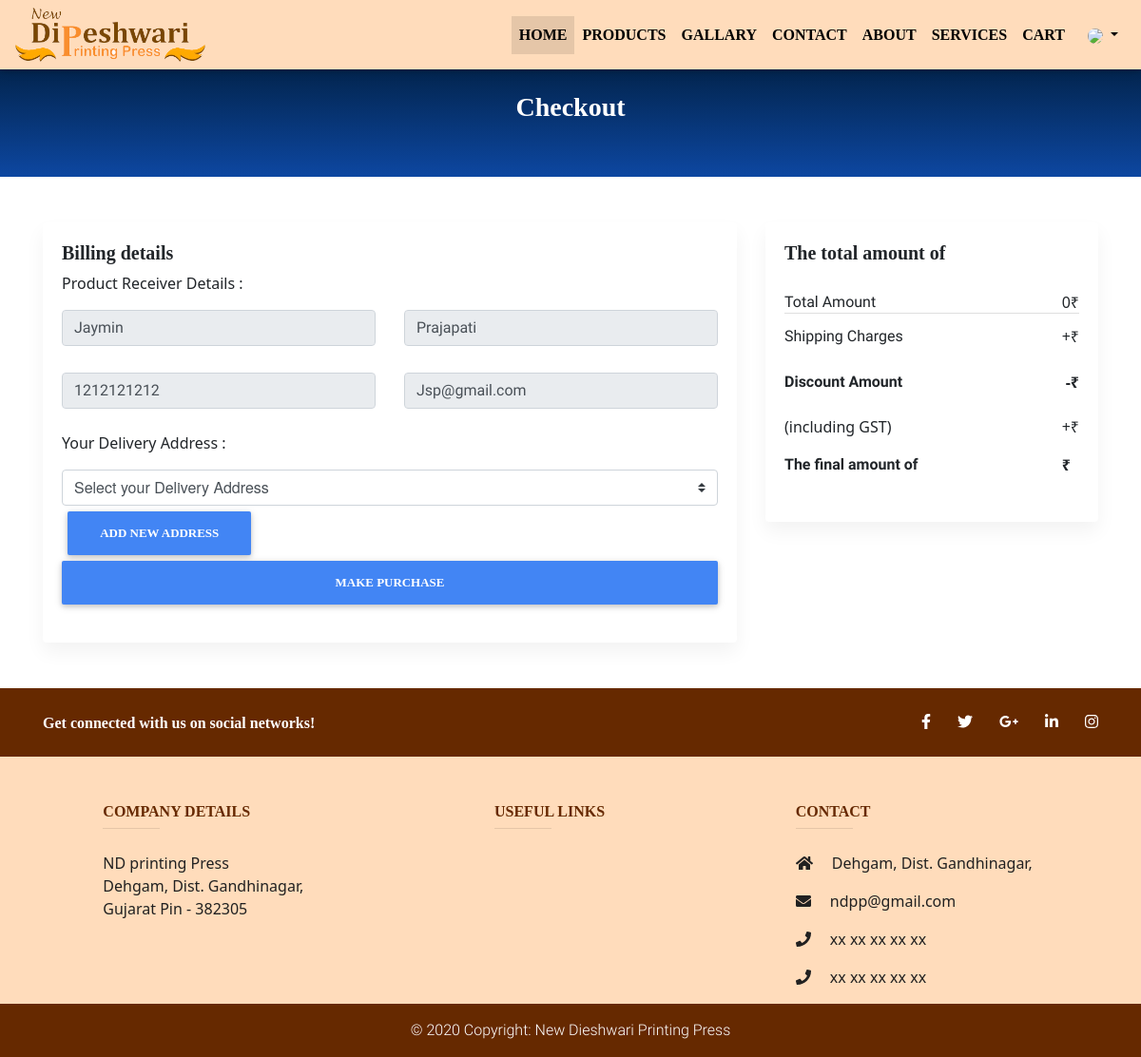
Screenshot of /checkout.php (signed in) with the database file from the repository.
### tables this page shows
CREATE TABLE `customer` (
  `customerId` int(10) NOT NULL,
  `firstName` varchar(50) DEFAULT NULL,
  `lastName` varchar(50) DEFAULT NULL,
  `email` varchar(50) DEFAULT NULL,
  `password` varchar(50) DEFAULT NULL,
  `contactNo` varchar(12) DEFAULT NULL,
  `activeStatus` int(2) DEFAULT NULL,
  `verified` int(2) DEFAULT NULL,
  `insertDate` date DEFAULT NULL,
  `updateDate` date DEFAULT NULL
);

### checkout.php (the view, shortened to what this page needs)
<?php
include "common/header.php";
include "common/database.php";
if(isset($_SESSION['pro_sku']))
{
  $product=array();
  $sku=$_SESSION['pro_sku'];
  $sql="select * from product where sku='$sku'";
  $res=mysqli_query($link,$sql);
  if(mysqli_num_rows($res)==1)
  {
    $product=mysqli_fetch_assoc($res);
    $catId=$product['categoryId'];
    $cat="select * from category where categoryId=$catId";
    $catRes=mysqli_query($link,$cat);
    $product['category']=mysqli_fetch_assoc($catRes)['name'];
    $taxId=$product['taxId'];
    $tax="select * from tax where taxId=$taxId";
    $taxRes=mysqli_query($link,$tax);
    $product['tax']=mysqli_fetch_assoc($taxRes)['taxPercentage'];
    $product['taxNum']=(substr($product['tax'],0,strlen($product['tax'])-1));
    $product['purchaseQty']=$_SESSION['pro_qty'];
    $product['taxAmount']=($product['discountPrice']*$product['taxNum'])/100;
    $product['totalTax']=$product['taxAmount']*$product['purchaseQty'];
    $product['totalAmount']=$product['discountPrice']*$product['purchaseQty'];
    $product['deliveryCharge']=100;
    $product['finalAmount']=$product['totalAmount']+$product['totalTax']+$product['deliveryCharge'];
    $product['savingAmount']=(($product['price']*$product['purchaseQty'])+((($product['price']*$product['taxNum'])/100)*$product['purchaseQty'])+$product['deliveryCharge'])-$product['finalAmount'];
  }
}
else if(isset($_SESSION['customer']))
{
  $product=$_SESSION['productCart'];
}
else
{
  header('location:index.php');
}
include "common/navigation.php";
?>
      <div class="d-flex align-items-center my-5 py-5 unique-color">
        <div class="container  text-center ">
          <h3 class="text-white">Checkout</h3>
        </div>
      </div>
<div class="container">
      <section class="mt-5 mb-4">
        <div class="row">
          <div class="col-lg-8 mb-4">
            <div class="card wish-list pb-1">
              <div class="card-body">
                <h5 class="mb-2">Billing details</h5>
<?php
if(!isset($_SESSION['customer']))
{
?>
<form id="RegisterPayment">
                <div class="form-row mb-1 mt-4">
    <div class="col">
        <input type="text" id="defaultRegisterFormFirstName" class="form-control mb-1" placeholder="First name" name="firstname">
        <span id="firstNameValidationMessage"></span>
    </div>
    <div class="col">
        <input type="text" id="defaultRegisterFormLastName" class="form-control mb-1" placeholder="Last name" name="lastname">
        <span id="lastNameValidationMessage"></span>
    </div>
</div>
<input type="email" name="username" id="defaultRegisterFormEmail" class="form-control mb-1 mt-4" placeholder="E-mail">
<span id="emailValidationMessage"></span>
<input type="password" name="password" id="defaultRegisterFormPassword" class="form-control mb-1 mt-4" placeholder="Password" aria-describedby="defaultRegisterFormPasswordHelpBlock">
<span id="passwordValidationMessage"></span>
                <div class="row">
      <div class="col-md-6">
        <input type="text" id="defaultLoginFormEmail" class="form-control mt-4 mb-1" name="housenumber" placeholder="House Number ">
    <span id="houseNumberMessage"></span>
      </div>
      <div class="col-md-6">
      <input type="text" id="defaultLoginFormEmail" class="form-control mt-4 mb-1" name="recidencename" placeholder="Recidence Name/ Apartment Name">
    <span id="recidenceNameMessage"></span>
      </div>
    </div>
    <div class="row">
      <div class="col-md-6">
      <input type="text" id="defaultLoginFormEmail" class="form-control mt-4 mb-1" name="streetname" placeholder="Street Name/ Society Name  ">
    <span id="streetNameMessage"></span>
      </div>
      <div class="col-md-6">
      <input type="text" id="defaultLoginFormEmail" class="form-control mt-4 mb-1" name="landmark" placeholder="Landmark">
    <span id="landmarkMessage"></span>
      </div>
    </div>
    <div class="row">
      <div class="col-md-6">
      <input type="text" id="defaultLoginFormEmail" class="form-control mt-4 mb-1" name="areaname" placeholder="Area Name">
    <span id="areaNameMessage"></span>
      </div>
      <div class="col-md-6">
      <input type="text" id="defaultLoginFormEmail" class="form-control mt-4 mb-1" name="city" value="Ahmedabad"  placeholder="City" readonly>
    <span id="cityMessage"></span>
      </div>
    </div>
    <div class="row">
      <div class="col-md-6">
      <input type="text" id="defaultLoginFormEmail" class="form-control mt-4 mb-1" name="state" value="Gujarat" placeholder="State" readonly>
    <span id="stateMessage"></span>
      </div>
      <div class="col-md-6">
      <input type="text" id="defaultLoginFormEmail" class="form-control mt-4 mb-1" value="India" name="country" placeholder="Country" readonly>
    <span id="countryMessage"></span>
      </div>
    </div>
                      <div class="row">
                        <div class="col-md-6">
                          <input type="number" id="defaultLoginFormEmail" class="form-control mt-4 mb-1" name="pincode" placeholder="Pin Code">
                          <span id="pincodeMessage"></span>
                        </div>
                         </div>
                      <div class="row">
                        <div class="col mt-2">
                          <button type="submit" class="btn btn-block btn-green  btn-lg"> Create Account and Proceed to Payment </button>
                          <span id="checkoutRegisterMessage"></span>
                          OR
                          <a id="loginCheckout" href="login.php"  class='btn btn-link '>Already have Account?</a>
                        </div>
                        </div>
</form>
<?php
}
else
{
  $customerid=$_SESSION['customer'];
  $customerData=array();
  $res = mysqli_query($link, "select * from customer where customerId=$customerid");
  if (mysqli_num_rows($res)==1) {
      $row=mysqli_fetch_assoc($res);
      $customerData=$row;
  }
  ?>
<form id="BuyNowFormLogin">
<p>Product Receiver Details :</p>
<div class="row">
<div class="col">
        <input type="text" id="defaultRegisterFormFirstName" class="form-control  mb-1" disabled value="<?php echo $customerData['firstName']; ?>"  placeholder="First name" name="firstname">
    </div>
    <div class="col">
        <input type="text" id="defaultRegisterFormLastName" class="form-control  mb-1" disabled  placeholder="Last name" value="<?php echo $customerData['lastName']; ?>" name="lastname">
    </div>
</div>
<div class="row ">
<div class="col-md-6">
<input type="number" id="defaultRegisterFormFirstName" class="form-control mt-4 mb-4" disabled placeholder="Phone Number" value="<?php echo $customerData['contactNo']; ?>" name="firstname">
</div>
<div class="col-md-6">
<input type="email" disabled id="defaultRegisterFormFirstName" class="form-control mt-4 mb-4" placeholder="Email" value="<?php echo $customerData['email']; ?>" name="Email">
</div>
</div>
<p>Your Delivery Address :</p>
<select class="browser-default custom-select" name="delAddress" >
  <option value="-1" selected >Select your Delivery Address</option>
</select>
<button type="button" class="btn btn-primary" data-toggle="modal" data-target="#exampleModal">
 Add New Address
</button>
              <button type="submit"  class="btn btn-primary btn-block waves-effect waves-light">
Make Purchase
</button>
</form>
  <?php
}
?>
              </div>
            </div>
          </div>
          <div class="col-lg-4">
            <div class="card mb-4">
              <div class="card-body">
                <h5 class="mb-3">The total amount of</h5>
                <ul class="list-group list-group-flush">
                  <li class="list-group-item d-flex justify-content-between align-items-center border-0 px-0 pb-0">
                  Total Amount
                    <span>
                    <?php echo $product['totalAmount']+$product['savingAmount']."₹"; ?>
                    </span>
                  </li>
                  <li class="list-group-item d-flex justify-content-between align-items-center px-0">
                    Shipping Charges
                    <span>
                    <?php echo "+".$product['deliveryCharge']."₹"; ?>
                    </span>
                  </li>
                  <li class="list-group-item d-flex justify-content-between align-items-center border-0 px-0 ">
                    <div>
                      <strong>Discount Amount </strong>
                    </div>
                    <span><strong>
                    <?php echo "-".$product['savingAmount']."₹"; ?>
                    </strong></span>
                  </li>
                  <li class="list-group-item d-flex justify-content-between align-items-center border-0 px-0 mb-3">
                    <div>
                      <strong>
                        <p class="">(including GST)</p>
                      </strong>
                      <strong>The final amount of</strong>
                    </div>
                    <span>
                    <strong>
                    <p><?php echo "+".$product['totalTax']."₹"; ?></p>
                      </strong>
                    <strong>
                    <?php echo $product['finalAmount']."₹"; ?>
                    </strong>
                    </span>
                  </li>
                </ul>
              </div>
            </div>
          </div>
        </div>
      </section>
    </div>
    <?php
include "common/footer.php";
?>

### assets/css/style.css (style rules this page uses)
.btn,button,a,a > span, footer span,h1,h2,h3,h4,h5,h6,.h1,.h2,.h3,.h4,.h5,.h6 { font-family: 'Product Sans'!important; font-weight: 900!important; }
span,p { font-family: 'Segoe UI'!important; font-weight: 500!important; }

### common/header.php (style rules this page uses)
.unique-color { background: repeating-linear-gradient(180deg, #001d3c , #0d47a1); }
li { list-style-type: none; }
input[type=number] { -moz-appearance: textfield; }
.card { box-shadow: 0 10px 20px 0 rgba(0,0,0,0.05); }

### rows the page displays
customer: firstname "Jaymin", lastname "Prajapati", firstname "1212121212", Email "Jsp@gmail.com"

### other values shown
$product['totalAmount']+$product['savingAmount'] "0"
